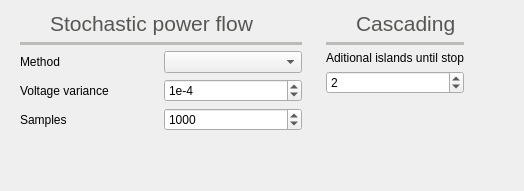
          <widget class="QWidget" name="tab_6">
           <attribute name="icon">
            <iconset resource="icons.qrc">
             <normaloff>:/Icons/icons/stochastic_power_flow.svg</normaloff>:/Icons/icons/stochastic_power_flow.svg</iconset>
           </attribute>
           <attribute name="title">
            <string>Stochastic</string>
           </attribute>
           <attribute name="toolTip">
            <string>Stochastic power flow settings</string>
           </attribute>
           <layout class="QGridLayout" name="gridLayout_12">
            <item row="2" column="2">
             <spacer name="horizontalSpacer_12">
              <property name="orientation">
               <enum>Qt::Horizontal</enum>
              </property>
              <property name="sizeHint" stdset="0">
               <size>
                <width>40</width>
                <height>20</height>
               </size>
              </property>
             </spacer>
            </item>
            <item row="2" column="0">
             <widget class="QFrame" name="frame_15">
              <property name="minimumSize">
               <size>
                <width>300</width>
                <height>0</height>
               </size>
              </property>
              <property name="frameShape">
               <enum>QFrame::NoFrame</enum>
              </property>
              <property name="frameShadow">
               <enum>QFrame::Raised</enum>
              </property>
              <layout class="QGridLayout" name="gridLayout_6">
               <property name="topMargin">
                <number>0</number>
               </property>
               <item row="6" column="1">
                <widget class="QSpinBox" name="max_iterations_stochastic_spinBox">
                 <property name="minimum">
                  <number>10</number>
                 </property>
                 <property name="maximum">
                  <number>99999999</number>
                 </property>
                 <property name="value">
                  <number>1000</number>
                 </property>
                </widget>
               </item>
               <item row="7" column="0">
                <spacer name="verticalSpacer_8">
                 <property name="orientation">
                  <enum>Qt::Vertical</enum>
                 </property>
                 <property name="sizeHint" stdset="0">
                  <size>
                   <width>20</width>
                   <height>40</height>
                  </size>
                 </property>
                </spacer>
               </item>
               <item row="3" column="1">
                <widget class="QComboBox" name="stochastic_pf_method_comboBox"/>
               </item>
               <item row="5" column="1">
                <widget class="QSpinBox" name="tolerance_stochastic_spinBox">
                 <property name="prefix">
                  <string>1e-</string>
                 </property>
                 <property name="minimum">
                  <number>1</number>
                 </property>
                 <property name="maximum">
                  <number>20</number>
                 </property>
                 <property name="value">
                  <number>4</number>
                 </property>
                </widget>
               </item>
               <item row="0" column="0" colspan="2">
                <widget class="QFrame" name="frame_45">
                 <property name="frameShape">
                  <enum>QFrame::NoFrame</enum>
                 </property>
                 <property name="frameShadow">
                  <enum>QFrame::Raised</enum>
                 </property>
                 <layout class="QHBoxLayout" name="horizontalLayout_17">
                  <property name="leftMargin">
                   <number>0</number>
                  </property>
                  <property name="topMargin">
                   <number>0</number>
                  </property>
                  <property name="rightMargin">
                   <number>0</number>
                  </property>
                  <property name="bottomMargin">
                   <number>0</number>
                  </property>
                  <item>
                   <widget class="QLabel" name="label_75">
                    <property name="minimumSize">
                     <size>
                      <width>24</width>
                      <height>24</height>
                     </size>
                    </property>
                    <property name="maximumSize">
                     <size>
                      <width>24</width>
                      <height>24</height>
                     </size>
                    </property>
                    <property name="text">
                     <string/>
                    </property>
                    <property name="pixmap">
                     <pixmap resource="icons.qrc">:/Icons/icons/stochastic_power_flow.svg</pixmap>
                    </property>
                    <property name="scaledContents">
                     <bool>true</bool>
                    </property>
                   </widget>
                  </item>
                  <item>
                   <widget class="QLabel" name="label_47">
                    <property name="palette">
                     <palette>
                      <active>
                       <colorrole role="WindowText">
                        <brush brushstyle="SolidPattern">
                         <color alpha="255">
                          <red>85</red>
                          <green>87</green>
                          <blue>83</blue>
                         </color>
                        </brush>
                       </colorrole>
                      </active>
                      <inactive>
                       <colorrole role="WindowText">
                        <brush brushstyle="SolidPattern">
                         <color alpha="255">
                          <red>85</red>
                          <green>87</green>
                          <blue>83</blue>
                         </color>
                        </brush>
                       </colorrole>
                      </inactive>
                      <disabled>
                       <colorrole role="WindowText">
                        <brush brushstyle="SolidPattern">
                         <color alpha="255">
                          <red>190</red>
                          <green>190</green>
                          <blue>190</blue>
                         </color>
                        </brush>
                       </colorrole>
                      </disabled>
                     </palette>
                    </property>
                    <property name="font">
                     <font>
                      <pointsize>16</pointsize>
                     </font>
                    </property>
                    <property name="text">
                     <string>Stochastic power flow</string>
                    </property>
                    <property name="alignment">
                     <set>Qt::AlignBottom|Qt::AlignLeading|Qt::AlignLeft</set>
                    </property>
                   </widget>
                  </item>
                 </layout>
                </widget>
               </item>
               <item row="1" column="0" colspan="2">
                <widget class="Line" name="line_4">
                 <property name="palette">
                  <palette>
                   <active>
                    <colorrole role="WindowText">
                     <brush brushstyle="SolidPattern">
                      <color alpha="255">
                       <red>186</red>
                       <green>189</green>
                       <blue>182</blue>
                      </color>
                     </brush>
                    </colorrole>
                   </active>
                   <inactive>
                    <colorrole role="WindowText">
                     <brush brushstyle="SolidPattern">
                      <color alpha="255">
                       <red>186</red>
                       <green>189</green>
                       <blue>182</blue>
                      </color>
                     </brush>
                    </colorrole>
                   </inactive>
                   <disabled>
                    <colorrole role="WindowText">
                     <brush brushstyle="SolidPattern">
                      <color alpha="255">
                       <red>190</red>
                       <green>190</green>
                       <blue>190</blue>
                      </color>
                     </brush>
                    </colorrole>
                   </disabled>
                  </palette>
                 </property>
                 <property name="frameShadow">
                  <enum>QFrame::Plain</enum>
                 </property>
                 <property name="lineWidth">
                  <number>4</number>
                 </property>
                 <property name="orientation">
                  <enum>Qt::Horizontal</enum>
                 </property>
                </widget>
               </item>
               <item row="6" column="0">
                <widget class="QLabel" name="label_13">
                 <property name="text">
                  <string>Samples</string>
                 </property>
                </widget>
               </item>
               <item row="3" column="0">
                <widget class="QLabel" name="label_55">
                 <property name="text">
                  <string>Method</string>
                 </property>
                </widget>
               </item>
               <item row="5" column="0">
                <widget class="QLabel" name="label_12">
                 <property name="text">
                  <string>Voltage variance</string>
                 </property>
                </widget>
               </item>
              </layout>
             </widget>
            </item>
            <item row="2" column="1">
             <widget class="QFrame" name="frame_22">
              <property name="frameShape">
               <enum>QFrame::NoFrame</enum>
              </property>
              <property name="frameShadow">
               <enum>QFrame::Raised</enum>
              </property>
              <layout class="QVBoxLayout" name="verticalLayout_11">
               <property name="topMargin">
                <number>0</number>
               </property>
               <item>
                <widget class="QFrame" name="frame_47">
                 <property name="frameShape">
                  <enum>QFrame::NoFrame</enum>
                 </property>
                 <property name="frameShadow">
                  <enum>QFrame::Raised</enum>
                 </property>
                 <layout class="QHBoxLayout" name="horizontalLayout_19">
                  <property name="leftMargin">
                   <number>0</number>
                  </property>
                  <property name="topMargin">
                   <number>0</number>
                  </property>
                  <property name="rightMargin">
                   <number>0</number>
                  </property>
                  <property name="bottomMargin">
                   <number>0</number>
                  </property>
                  <item>
                   <widget class="QLabel" name="label_78">
                    <property name="minimumSize">
                     <size>
                      <width>24</width>
                      <height>24</height>
                     </size>
                    </property>
                    <property name="maximumSize">
                     <size>
                      <width>24</width>
                      <height>24</height>
                     </size>
                    </property>
                    <property name="text">
                     <string/>
                    </property>
                    <property name="pixmap">
                     <pixmap resource="icons.qrc">:/Icons/icons/blackout.svg</pixmap>
                    </property>
                    <property name="scaledContents">
                     <bool>true</bool>
                    </property>
                   </widget>
                  </item>
                  <item>
                   <widget class="QLabel" name="label_79">
                    <property name="palette">
                     <palette>
                      <active>
                       <colorrole role="WindowText">
                        <brush brushstyle="SolidPattern">
                         <color alpha="255">
                          <red>85</red>
                          <green>87</green>
                          <blue>83</blue>
                         </color>
                        </brush>
                       </colorrole>
                      </active>
                      <inactive>
                       <colorrole role="WindowText">
                        <brush brushstyle="SolidPattern">
                         <color alpha="255">
                          <red>85</red>
                          <green>87</green>
                          <blue>83</blue>
                         </color>
                        </brush>
                       </colorrole>
                      </inactive>
                      <disabled>
                       <colorrole role="WindowText">
                        <brush brushstyle="SolidPattern">
                         <color alpha="255">
                          <red>190</red>
                          <green>190</green>
                          <blue>190</blue>
                         </color>
                        </brush>
                       </colorrole>
                      </disabled>
                     </palette>
                    </property>
                    <property name="font">
                     <font>
                      <pointsize>16</pointsize>
                     </font>
                    </property>
                    <property name="text">
                     <string>Cascading</string>
                    </property>
                    <property name="alignment">
                     <set>Qt::AlignBottom|Qt::AlignLeading|Qt::AlignLeft</set>
                    </property>
                   </widget>
                  </item>
                 </layout>
                </widget>
               </item>
               <item>
                <widget class="Line" name="line_10">
                 <property name="palette">
                  <palette>
                   <active>
                    <colorrole role="WindowText">
                     <brush brushstyle="SolidPattern">
                      <color alpha="255">
                       <red>186</red>
                       <green>189</green>
                       <blue>182</blue>
                      </color>
                     </brush>
                    </colorrole>
                   </active>
                   <inactive>
                    <colorrole role="WindowText">
                     <brush brushstyle="SolidPattern">
                      <color alpha="255">
                       <red>186</red>
                       <green>189</green>
                       <blue>182</blue>
                      </color>
                     </brush>
                    </colorrole>
                   </inactive>
                   <disabled>
                    <colorrole role="WindowText">
                     <brush brushstyle="SolidPattern">
                      <color alpha="255">
                       <red>190</red>
                       <green>190</green>
                       <blue>190</blue>
                      </color>
                     </brush>
                    </colorrole>
                   </disabled>
                  </palette>
                 </property>
                 <property name="frameShadow">
                  <enum>QFrame::Plain</enum>
                 </property>
                 <property name="lineWidth">
                  <number>4</number>
                 </property>
                 <property name="orientation">
                  <enum>Qt::Horizontal</enum>
                 </property>
                </widget>
               </item>
               <item>
                <widget class="QLabel" name="label_28">
                 <property name="text">
                  <string>Aditional islands until stop</string>
                 </property>
                </widget>
               </item>
               <item>
                <widget class="QSpinBox" name="cascading_islands_spinBox">
                 <property name="minimum">
                  <number>1</number>
                 </property>
                 <property name="maximum">
                  <number>999999</number>
                 </property>
                 <property name="value">
                  <number>2</number>
                 </property>
                </widget>
               </item>
               <item>
                <spacer name="verticalSpacer_6">
                 <property name="orientation">
                  <enum>Qt::Vertical</enum>
                 </property>
                 <property name="sizeHint" stdset="0">
                  <size>
                   <width>20</width>
                   <height>40</height>
                  </size>
                 </property>
                </spacer>
               </item>
              </layout>
             </widget>
            </item>
           </layout>
          </widget>
